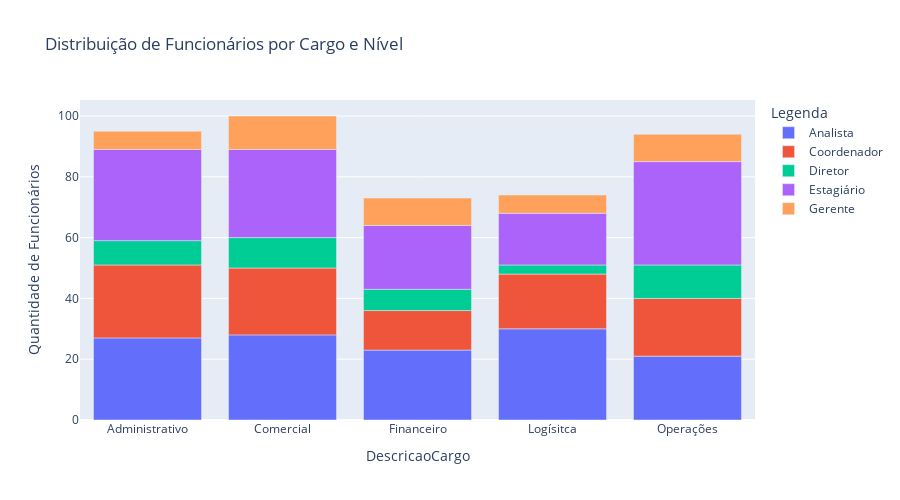

Notebook code cell kept with this figure:
### Markdown cell above
### <p>Distribuição de Funcionários por Cargo e Nível (Ativos)</p>

### Code cell
# Calcular a distribuição de funcionários ativos por cargo e nível usando pandasql
dist_func_cargo_nivel_query = """
    SELECT 
        c.area as DescricaoCargo,
        c.nivel as Nivel,
        COUNT(*) as Quantidade
    FROM df_employers e
    LEFT JOIN df_cargos c ON e.cargo = c.cargo
    WHERE e.data_de_demissao IS NULL
    GROUP BY DescricaoCargo, c.nivel
"""

resultado_dist_func_cargo_nivel = pysqldf(dist_func_cargo_nivel_query)

# Criando visualização
fig = px.bar(resultado_dist_func_cargo_nivel, x='DescricaoCargo', y='Quantidade', color='Nivel',
             labels={'Quantidade': 'Quantidade de Funcionários'},
             title='Distribuição de Funcionários por Cargo e Nível',
             height=500)

# Adicionando legenda apenas para Nível e Cargo
fig.update_layout(legend=dict(title=dict(text='Legenda')))
fig.show()

### Figure 1 — Plotly figure (JSON) as saved in the notebook; plotly's stock layout.template omitted (floating-point values rounded to 4 significant figures)
{"data": [{"alignmentgroup": "True", "hovertemplate": "Nivel=Analista<br>DescricaoCargo=%{x}<br>Quantidade de Funcionários=%{y}<extra></extra>", "legendgroup": "Analista", "marker": {"color": "#636efa", "pattern": {"shape": ""}}, "name": "Analista", "offsetgroup": "Analista", "orientation": "v", "showlegend": true, "textposition": "auto", "type": "bar", "x": ["Administrativo", "Comercial", "Financeiro", "Logísitca", "Operações"], "xaxis": "x", "y": [27, 28, 23, 30, 21], "yaxis": "y"}, {"alignmentgroup": "True", "hovertemplate": "Nivel=Coordenador<br>DescricaoCargo=%{x}<br>Quantidade de Funcionários=%{y}<extra></extra>", "legendgroup": "Coordenador", "marker": {"color": "#EF553B", "pattern": {"shape": ""}}, "name": "Coordenador", "offsetgroup": "Coordenador", "orientation": "v", "showlegend": true, "textposition": "auto", "type": "bar", "x": ["Administrativo", "Comercial", "Financeiro", "Logísitca", "Operações"], "xaxis": "x", "y": [24, 22, 13, 18, 19], "yaxis": "y"}, {"alignmentgroup": "True", "hovertemplate": "Nivel=Diretor<br>DescricaoCargo=%{x}<br>Quantidade de Funcionários=%{y}<extra></extra>", "legendgroup": "Diretor", "marker": {"color": "#00cc96", "pattern": {"shape": ""}}, "name": "Diretor", "offsetgroup": "Diretor", "orientation": "v", "showlegend": true, "textposition": "auto", "type": "bar", "x": ["Administrativo", "Comercial", "Financeiro", "Logísitca", "Operações"], "xaxis": "x", "y": [8, 10, 7, 3, 11], "yaxis": "y"}, {"alignmentgroup": "True", "hovertemplate": "Nivel=Estagiário<br>DescricaoCargo=%{x}<br>Quantidade de Funcionários=%{y}<extra></extra>", "legendgroup": "Estagiário", "marker": {"color": "#ab63fa", "pattern": {"shape": ""}}, "name": "Estagiário", "offsetgroup": "Estagiário", "orientation": "v", "showlegend": true, "textposition": "auto", "type": "bar", "x": ["Administrativo", "Comercial", "Financeiro", "Logísitca", "Operações"], "xaxis": "x", "y": [30, 29, 21, 17, 34], "yaxis": "y"}, {"alignmentgroup": "True", "hovertemplate": "Nivel=Gerente<br>DescricaoCargo=%{x}<br>Quantidade de Funcionários=%{y}<extra></extra>", "legendgroup": "Gerente", "marker": {"color": "#FFA15A", "pattern": {"shape": ""}}, "name": "Gerente", "offsetgroup": "Gerente", "orientation": "v", "showlegend": true, "textposition": "auto", "type": "bar", "x": ["Administrativo", "Comercial", "Financeiro", "Logísitca", "Operações"], "xaxis": "x", "y": [6, 11, 9, 6, 9], "yaxis": "y"}], "layout": {"barmode": "relative", "height": 500, "legend": {"title": {"text": "Legenda"}, "tracegroupgap": 0}, "title": {"text": "Distribuição de Funcionários por Cargo e Nível"}, "xaxis": {"anchor": "y", "domain": [0, 1], "title": {"text": "DescricaoCargo"}}, "yaxis": {"anchor": "x", "domain": [0, 1], "title": {"text": "Quantidade de Funcionários"}}}}
